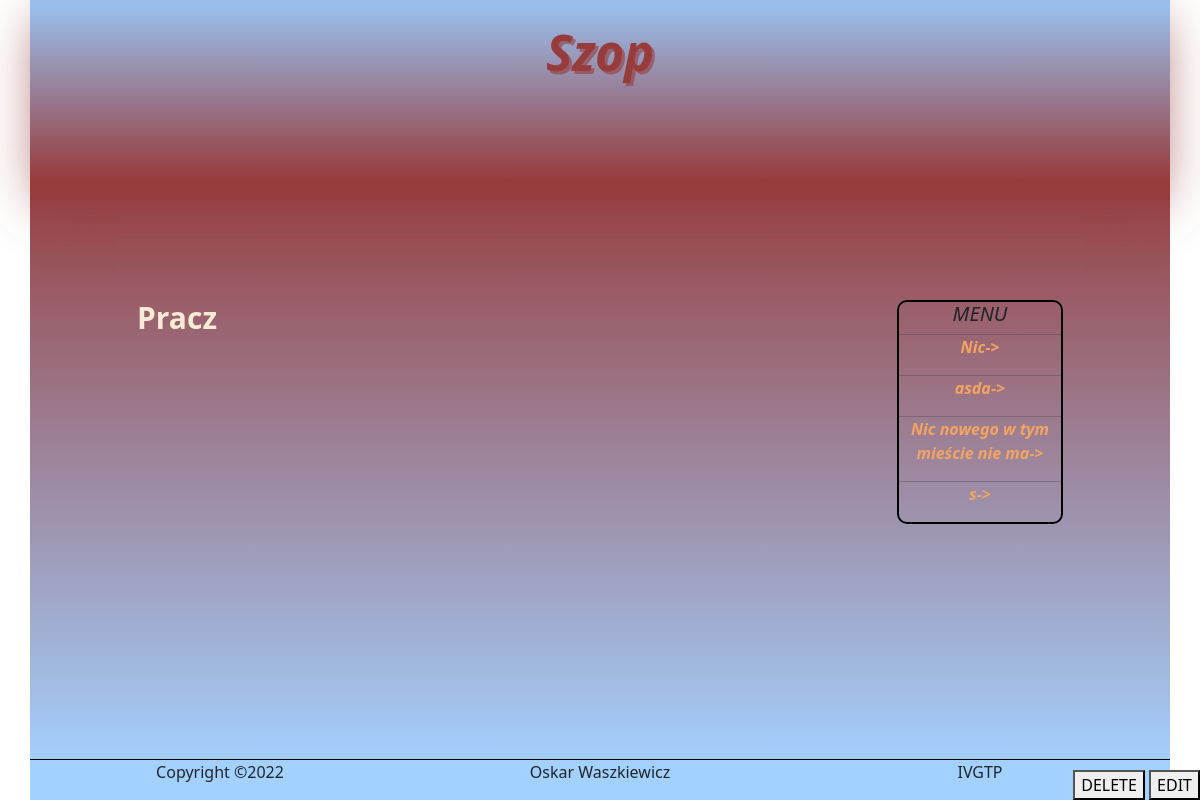
Before: /templatePage.php?id=1 with the older database file.
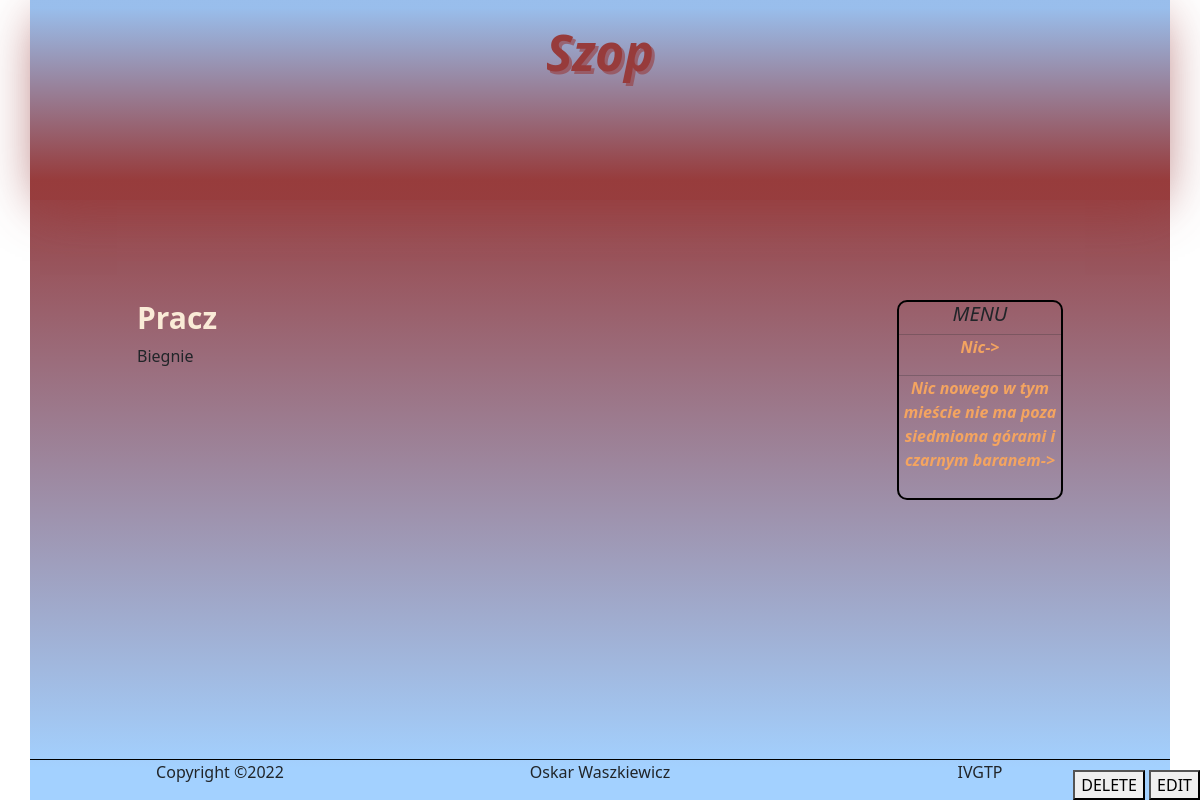
After: the same page with the newer database file.
### tables this page shows
CREATE TABLE "Pages" (
	"id"	INTEGER NOT NULL UNIQUE,
	"title"	TEXT NOT NULL,
	"subtitle"	TEXT,
	"content"	TEXT,
	"color"	TEXT,
	PRIMARY KEY("id" AUTOINCREMENT)
);

### templatePage.php (the view, shortened to what this page needs)
<?php
include("./Scripts/php/connectToDb.php");
$query = $db->query("SELECT * FROM `Pages`");
$rowsAll = $query -> fetchAll(PDO::FETCH_ASSOC);
$query = $db->query("SELECT * FROM `Pages` WHERE id=".$_GET["id"]."");
$rows = $query -> fetchAll(PDO::FETCH_ASSOC);
?>
<!DOCTYPE html>
<html lang="pl">
    <head>
        <link rel="stylesheet" href="./Source/HomePageContent/PageCss/style.css">
        <link href="https://cdn.jsdelivr.net/npm/bootstrap@5.3.0-alpha1/dist/css/bootstrap.min.css" rel="stylesheet">
    </head>
    <body>
        <div class="container" style="background-image: linear-gradient(<?php print ($rows[0]["color"]) ?> 20%, rgba(153, 204, 255, 0.9) 96%)">
            <div class="row">
                <div class="col-12 banner" style="background-image: linear-gradient(rgba(153, 204, 255, 0.9) 4%, <?php print ($rows[0]["color"]."cc") ?> 90%); box-shadow: 0px 10px 50px -10px <?php print ($rows[0]["color"]."cc") ?>;">
                    <h1 class="title" style="color: <?php print $rows[0]["color"] ?>; text-shadow: 3px 3px <?php print ($rows[0]["color"]."99") ?>"><?php print $rows[0]["title"] ?></h1>
                </div>
            </div>
            <div class="row pb-5">
                <div class="col-7 offset-1">
                    <div class="content">
                        <h3 class="subtitle"><?php print $rows[0]["subtitle"] ?></h3>
                        <p class="textArea" id="textArea"><?php print $rows[0]["content"] ?></p>
                    </div>
                </div>
                <div class="col-2 offset-1">
                    <div class="menu">
                        <h5>MENU</h5>
                            <?php
                            $maxNumber = 4;
                            for($i = 0; $i < $maxNumber; $i++) {
                                if(isset($rowsAll[$i]["title"])){
                                    if($rowsAll[$i]["id"]==$_GET["id"]){
                                        $maxNumber++;
                                        continue;
                                    }
                                    echo '
                                        <hr style="margin: 0">
                                        <p><a href="templatePage.php?id='.$rowsAll[$i]["id"].'" class="menuLink">'.$rowsAll[$i]["title"].'-></a></p>
                                    ';
                                }
                            }
                            ?>
                    </div>
                </div>
            </div>
            <div class="row footer">
                <p class="col-4">
                    Copyright &copy;2022
                </p>
                <p class="col-4">
                    Oskar Waszkiewicz
                </p>
                <p class="col-4">
                    IVGTP
                </p>
            </div>
        </div>
        <div class="workingButtons">
            <button data-bs-toggle="modal" data-bs-target="#deleteModal">DELETE</button>
            <button data-bs-toggle="modal" data-bs-target="#changeModal">EDIT</button>
        </div>
    </body>
</html>

### Source/HomePageContent/PageCss/style.css (style rules this page uses)
.container { min-height: 100vh; position: relative; background-image: linear-gradient(rgb(51, 100, 100) 20%, rgba(153, 204, 255, 0.9) 96%); }
.banner { height: 200px; background-image: linear-gradient(rgba(153, 204, 255, 0.9) 4%, rgba(51, 102, 102, 0.8) 90%); box-shadow: 0px 10px 50px -10px rgba(51, 102, 102, 0.8); }
.title { font-weight: bolder; font-style: italic; font-family: 'Segoe UI', Tahoma, Geneva, Verdana, sans-serif; font-size: 50px; text-align: center; margin-top: 2%; color: rgb(29, 71, 54); text-shadow: 3px 3px hsla(156, 42%, 20%, 0.6); }
.subtitle { color: antiquewhite; font-weight: bolder; font-family: 'Segoe UI', Tahoma, Geneva, Verdana, sans-serif; font-size: 30px; }
.content { margin-top: 100px; }
.menu { min-height: 200px; border: black 2px solid; border-radius: 10px; margin-top: 100px; text-align: center; font-weight: bolder; font-style: italic; }
.menuLink { text-decoration: none; color: sandybrown; }
.footer { text-align: center; border-top: 1px black solid; position: absolute; bottom: 0; width: 100%; }
.workingButtons { position:absolute; bottom:0; right:0; }

Changed rows visible on the page:
removed pages: title "asda"
removed pages: title "Nic nowego w tym mieście nie ma"
removed pages: title "s"
changed pages "Szop": content (not shown) → "Biegnie"
now on this page (row unchanged): pages: title "Nic nowego w tym mieście nie ma poza siedmioma górami i czarnym baranem"
